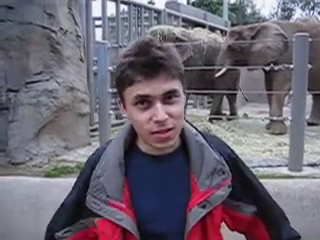
#> input picture frame 28 of input/meatthezoo.mp4, 320 x 240 px, given in place of videoplayback.mp4, which was not available
$ python FinalProject.py
#> lines starting #> are read from the running program, lines starting #| are printed output that depends on the picture
import numpy as np
import cv2
from matplotlib import cm
import matplotlib.pyplot as plt

# Naive Fourier watermarking of Text

tokens = [637, 922, 22512, 326, 945, 34460, 2101, 922, 11609, 10175, 668, 1236, 10519, 484, 9790, 1339, 21087, 1072, 306, 922, 4246, 4862, 3630]

tokensF= np.fft.fft(tokens)

filter = np.ones_like(tokensF)

def normalize(I):
    min_val = I.min()
    max_val = I.max()
    norm = (I - min_val) / (max_val - min_val)
    return (norm * I.max()).astype(int)

# print(int(filter.shape[0]/2)-1)

filter[int(filter.shape[0]/2)-1] = 0

print(filter)

outputF = tokensF*filter

outputtokens = (np.real(np.fft.ifft(outputF)))

print(outputtokens)

outputtokens=normalize(outputtokens)

print(outputtokens, outputtokens.shape)

# Fourier Watermarking of videos

def FWM(I):
    return 2*I

frames = []

path = "videoplayback.mp4"
cap = cv2.VideoCapture(path)
ret = True

while ret:
    ret, img = cap.read()  # read one frame
#> img is the input picture: shape (240, 320, 3); mean B, G, R 113.2, 101.3, 107.8
    if ret:
        img = cv2.cvtColor(img, cv2.COLOR_BGR2GRAY)  # convert to grayscale
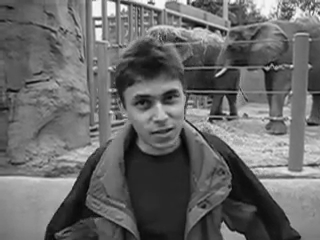
#> img: shape (240, 320); min 1, max 255, mean 104.6
        frames.append(img)

cap.release()

video = np.stack(frames, axis=0)  # (T, H, W)

watermarked_video = np.stack([FWM(slice) for slice in video], axis=0)

# plt.imshow(watermarked_video[0, :, :], cmap=cm.gray, vmin=0, vmax=255)

from matplotlib.animation import FuncAnimation, PillowWriter

# Create figure and axis
fig, ax = plt.subplots()
watermarked_playback = ax.imshow(watermarked_video[0], cmap='gray', vmin=0, vmax=255)
ax.axis('off')  # optional: turn off axis

# Update function
def update(frame):
    watermarked_playback.set_data(watermarked_video[frame])
    return [watermarked_playback]

# Create animation
ani = FuncAnimation(fig, update, frames=range(video.shape[0]), blit=True)

# Save as MP4 or GIF
# ani.save("output_video.mp4", fps=20)  # or use PillowWriter for GIF
ani.save("output_video.gif", writer=PillowWriter(fps=15))
plt.show()
plt.close()  # close the plot window

$ run again, starting later in the video
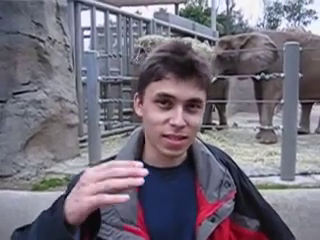
#> input picture frame 127 of input/meatthezoo.mp4, 320 x 240 px, given in place of videoplayback.mp4, which was not available
#> img is the input picture: shape (240, 320, 3); mean B, G, R 122.2, 110.3, 116.2
#> `img = cv2.cvtColor(img, cv2.COLOR_BGR2GRAY)`:
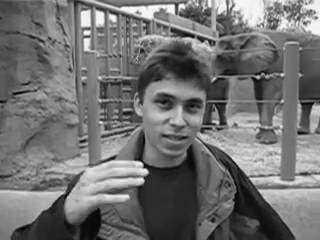
#> img: shape (240, 320); min 0, max 255, mean 113.4

$ run again, starting later in the video
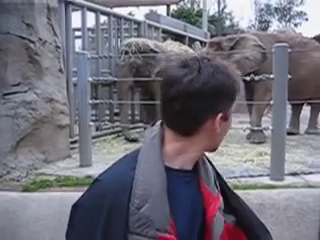
#> input picture frame 227 of input/meatthezoo.mp4, 320 x 240 px, given in place of videoplayback.mp4, which was not available
#> img is the input picture: shape (240, 320, 3); mean B, G, R 121.3, 110.7, 112.6
#> `img = cv2.cvtColor(img, cv2.COLOR_BGR2GRAY)`:
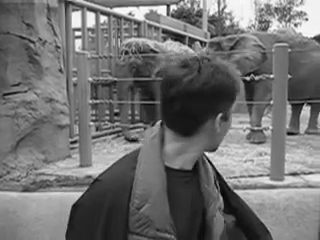
#> img: shape (240, 320); min 0, max 255, mean 112.5
